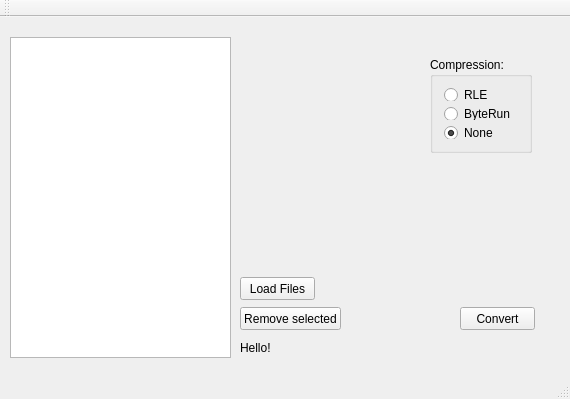
<?xml version="1.0" encoding="UTF-8"?>
<ui version="4.0">
 <class>MainWindow</class>
 <widget class="QMainWindow" name="MainWindow">
  <property name="geometry">
   <rect>
    <x>0</x>
    <y>0</y>
    <width>570</width>
    <height>399</height>
   </rect>
  </property>
  <property name="sizePolicy">
   <sizepolicy hsizetype="Fixed" vsizetype="Fixed">
    <horstretch>0</horstretch>
    <verstretch>0</verstretch>
   </sizepolicy>
  </property>
  <property name="windowTitle">
   <string>MainWindow</string>
  </property>
  <widget class="QWidget" name="centralWidget">
   <widget class="QPushButton" name="load_pushButton">
    <property name="geometry">
     <rect>
      <x>240</x>
      <y>260</y>
      <width>75</width>
      <height>23</height>
     </rect>
    </property>
    <property name="text">
     <string>Load Files</string>
    </property>
   </widget>
   <widget class="QListWidget" name="listWidget">
    <property name="geometry">
     <rect>
      <x>10</x>
      <y>20</y>
      <width>221</width>
      <height>321</height>
     </rect>
    </property>
    <property name="dragEnabled">
     <bool>true</bool>
    </property>
    <property name="alternatingRowColors">
     <bool>true</bool>
    </property>
    <property name="selectionMode">
     <enum>QAbstractItemView::MultiSelection</enum>
    </property>
    <property name="sortingEnabled">
     <bool>false</bool>
    </property>
   </widget>
   <widget class="QLabel" name="progress_label">
    <property name="geometry">
     <rect>
      <x>240</x>
      <y>321</y>
      <width>321</width>
      <height>20</height>
     </rect>
    </property>
    <property name="text">
     <string>Hello!</string>
    </property>
   </widget>
   <widget class="QPushButton" name="remove_selected_pushButton">
    <property name="geometry">
     <rect>
      <x>240</x>
      <y>290</y>
      <width>101</width>
      <height>23</height>
     </rect>
    </property>
    <property name="text">
     <string>Remove selected</string>
    </property>
   </widget>
   <widget class="QPushButton" name="convert_pushbutton">
    <property name="geometry">
     <rect>
      <x>460</x>
      <y>290</y>
      <width>75</width>
      <height>23</height>
     </rect>
    </property>
    <property name="text">
     <string>Convert</string>
    </property>
   </widget>
   <widget class="QGroupBox" name="groupBox">
    <property name="geometry">
     <rect>
      <x>430</x>
      <y>40</y>
      <width>102</width>
      <height>96</height>
     </rect>
    </property>
    <property name="title">
     <string>Compression:</string>
    </property>
    <layout class="QVBoxLayout" name="verticalLayout">
     <item>
      <widget class="QRadioButton" name="radioButton">
       <property name="text">
        <string>RLE</string>
       </property>
      </widget>
     </item>
     <item>
      <widget class="QRadioButton" name="radioButton_2">
       <property name="text">
        <string>ByteRun</string>
       </property>
      </widget>
     </item>
     <item>
      <widget class="QRadioButton" name="radioButton_3">
       <property name="text">
        <string>None</string>
       </property>
       <property name="checked">
        <bool>true</bool>
       </property>
      </widget>
     </item>
    </layout>
   </widget>
  </widget>
  <widget class="QMenuBar" name="menuBar">
   <property name="geometry">
    <rect>
     <x>0</x>
     <y>0</y>
     <width>570</width>
     <height>21</height>
    </rect>
   </property>
   <property name="contextMenuPolicy">
    <enum>Qt::NoContextMenu</enum>
   </property>
   <property name="defaultUp">
    <bool>true</bool>
   </property>
   <property name="nativeMenuBar">
    <bool>true</bool>
   </property>
  </widget>
  <widget class="QToolBar" name="mainToolBar">
   <attribute name="toolBarArea">
    <enum>TopToolBarArea</enum>
   </attribute>
   <attribute name="toolBarBreak">
    <bool>false</bool>
   </attribute>
  </widget>
  <widget class="QStatusBar" name="statusBar"/>
 </widget>
 <layoutdefault spacing="6" margin="11"/>
 <resources/>
 <connections>
  <connection>
   <sender>listWidget</sender>
   <signal>itemSelectionChanged()</signal>
   <receiver>progress_label</receiver>
   <slot>clear()</slot>
   <hints>
    <hint type="sourcelabel">
     <x>120</x>
     <y>213</y>
    </hint>
    <hint type="destinationlabel">
     <x>423</x>
     <y>59</y>
    </hint>
   </hints>
  </connection>
 </connections>
</ui>
